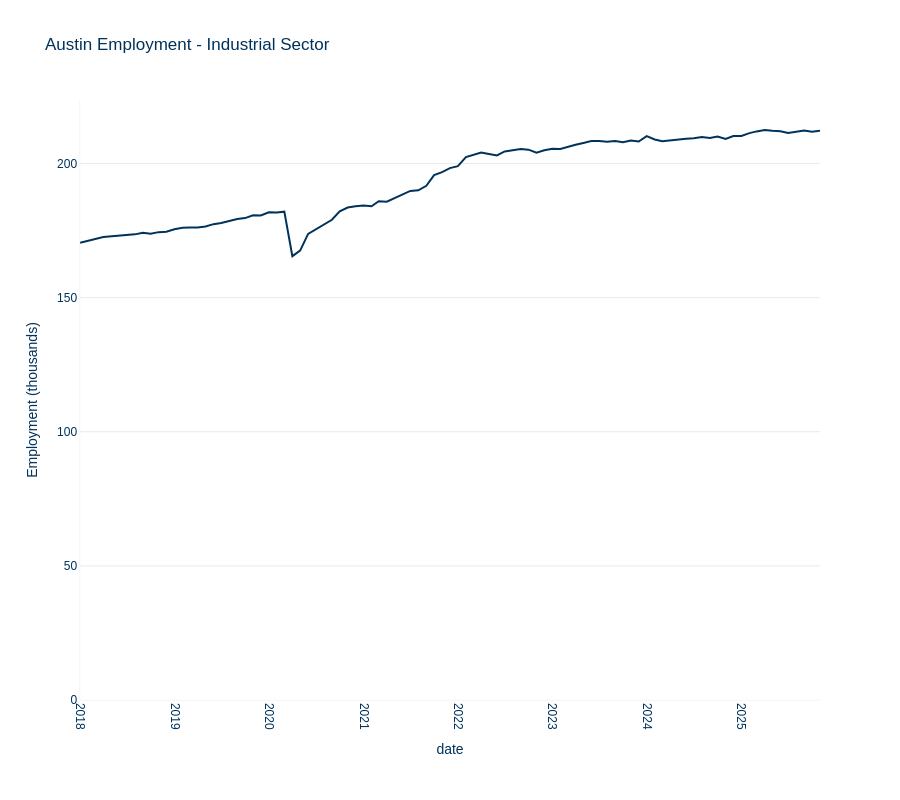

The notebook cell this image was saved under:
### Markdown cell above
## Chart 2: Austin Employment - Industrial Sector

Tracks employment in Trade, Transportation & Utilities (industrial-related employment)

### Code cell
# Fetch industrial employment data
df_industrial = fetch_fred_series('AUST448TRAD', 'Trade, Transportation & Utilities')

# Only keep data from 2018 onward
df_industrial = df_industrial[df_industrial['date'] >= '2018-01-01']

# Create chart
fig = aquila_styled_line_chart(
    df_industrial,
    x='date',
    y='Trade, Transportation & Utilities',
    title='Austin Employment - Industrial Sector',
    height=800
)

fig.update_yaxes(rangemode='tozero', title='Employment (thousands)')

# Save chart
fig.write_html('charts/austin_employment_industrial.html')
print("✓ Chart saved: austin_employment_industrial.html")

fig.show()

### Figure 1 — Plotly figure (JSON) as saved in the notebook; plotly's stock layout.template omitted (floating-point values rounded to 4 significant figures)
{"data": [{"hovertemplate": "date=%{x}<br>Trade, Transportation & Utilities=%{y}<extra></extra>", "legendgroup": "", "line": {"color": "#00325a", "dash": "solid"}, "marker": {"symbol": "circle"}, "mode": "lines", "name": "", "orientation": "v", "showlegend": false, "type": "scatter", "x": ["2018-01-01T00:00:00", "2018-02-01T00:00:00", "2018-03-01T00:00:00", "2018-04-01T00:00:00", "2018-05-01T00:00:00", "2018-06-01T00:00:00", "2018-07-01T00:00:00", "2018-08-01T00:00:00", "2018-09-01T00:00:00", "2018-10-01T00:00:00", "2018-11-01T00:00:00", "2018-12-01T00:00:00", "2019-01-01T00:00:00", "2019-02-01T00:00:00", "2019-03-01T00:00:00", "2019-04-01T00:00:00", "2019-05-01T00:00:00", "2019-06-01T00:00:00", "2019-07-01T00:00:00", "2019-08-01T00:00:00", "2019-09-01T00:00:00", "2019-10-01T00:00:00", "2019-11-01T00:00:00", "2019-12-01T00:00:00", "2020-01-01T00:00:00", "2020-02-01T00:00:00", "2020-03-01T00:00:00", "2020-04-01T00:00:00", "2020-05-01T00:00:00", "2020-06-01T00:00:00", "2020-07-01T00:00:00", "2020-08-01T00:00:00", "2020-09-01T00:00:00", "2020-10-01T00:00:00", "2020-11-01T00:00:00", "2020-12-01T00:00:00", "2021-01-01T00:00:00", "2021-02-01T00:00:00", "2021-03-01T00:00:00", "2021-04-01T00:00:00", "2021-05-01T00:00:00", "2021-06-01T00:00:00", "2021-07-01T00:00:00", "2021-08-01T00:00:00", "2021-09-01T00:00:00", "2021-10-01T00:00:00", "2021-11-01T00:00:00", "2021-12-01T00:00:00", "2022-01-01T00:00:00", "2022-02-01T00:00:00", "2022-03-01T00:00:00", "2022-04-01T00:00:00", "2022-05-01T00:00:00", "2022-06-01T00:00:00", "2022-07-01T00:00:00", "2022-08-01T00:00:00", "2022-09-01T00:00:00", "2022-10-01T00:00:00", "2022-11-01T00:00:00", "2022-12-01T00:00:00", "2023-01-01T00:00:00", "2023-02-01T00:00:00", "2023-03-01T00:00:00", "2023-04-01T00:00:00", "2023-05-01T00:00:00", "2023-06-01T00:00:00", "2023-07-01T00:00:00", "2023-08-01T00:00:00", "2023-09-01T00:00:00", "2023-10-01T00:00:00", "2023-11-01T00:00:00", "2023-12-01T00:00:00", "2024-01-01T00:00:00", "2024-02-01T00:00:00", "2024-03-01T00:00:00", "2024-04-01T00:00:00", "2024-05-01T00:00:00", "2024-06-01T00:00:00", "2024-07-01T00:00:00", "2024-08-01T00:00:00", "2024-09-01T00:00:00", "2024-10-01T00:00:00", "2024-11-01T00:00:00", "2024-12-01T00:00:00", "2025-01-01T00:00:00", "2025-02-01T00:00:00", "2025-03-01T00:00:00", "2025-04-01T00:00:00", "2025-05-01T00:00:00", "2025-06-01T00:00:00", "2025-07-01T00:00:00", "2025-08-01T00:00:00", "2025-09-01T00:00:00", "2025-10-01T00:00:00", "2025-11-01T00:00:00"], "xaxis": "x", "y": [170.4, 171.3, 171.9, 172.6, 172.9, 173.2, 173.4, 173.6, 174.2, 173.8, 174.4, 174.5, 175.5, 176.1, 176.1, 176.1, 176.5, 177.4, 177.8, 178.6, 179.3, 179.7, 180.7, 180.6, 181.8, 181.7, 182.0, 165.5, 167.5, 173.8, 175.5, 177.5, 179.0, 182.2, 183.6, 184.1, 184.3, 184.1, 186.0, 185.8, 187.1, 188.4, 189.8, 190.0, 191.7, 195.7, 196.8, 198.3, 199.0, 202.4, 203.2, 204.1, 203.6, 203.0, 204.5, 205.0, 205.4, 205.2, 204.1, 204.9, 205.5, 205.4, 206.3, 207.0, 207.7, 208.4, 208.4, 208.1, 208.4, 207.9, 208.6, 208.2, 210.2, 208.9, 208.3, 208.7, 209.0, 209.2, 209.5, 209.9, 209.5, 210.0, 209.1, 210.2, 210.3, 211.3, 212.0, 212.5, 212.2, 212.0, 211.4, 211.8, 212.3, 211.8, 212.3], "yaxis": "y"}], "layout": {"font": {"color": "#00325a", "family": "Futura LT Pro, Futura, Arial, sans-serif"}, "height": 800, "legend": {"orientation": "h", "title": {"font": {"family": "Futura LT Pro, Futura, Arial, sans-serif"}}, "tracegroupgap": 0, "x": 0.5, "xanchor": "center", "y": -0.25, "yanchor": "bottom"}, "margin": {"b": 100}, "paper_bgcolor": "white", "plot_bgcolor": "white", "title": {"font": {"family": "Futura LT Pro, Futura, Arial, sans-serif"}, "text": "Austin Employment - Industrial Sector"}, "xaxis": {"anchor": "y", "domain": [0, 1], "linecolor": "#e9e9ea", "linewidth": 0.5, "mirror": false, "showgrid": false, "showline": true, "tickangle": 90, "title": {"text": "date"}, "zeroline": false}, "yaxis": {"anchor": "x", "domain": [0, 1], "gridcolor": "#e9e9ea", "linecolor": "#e9e9ea", "linewidth": 0.5, "mirror": false, "rangemode": "tozero", "showgrid": true, "showline": true, "title": {"text": "Employment (thousands)"}, "zeroline": true}}}
